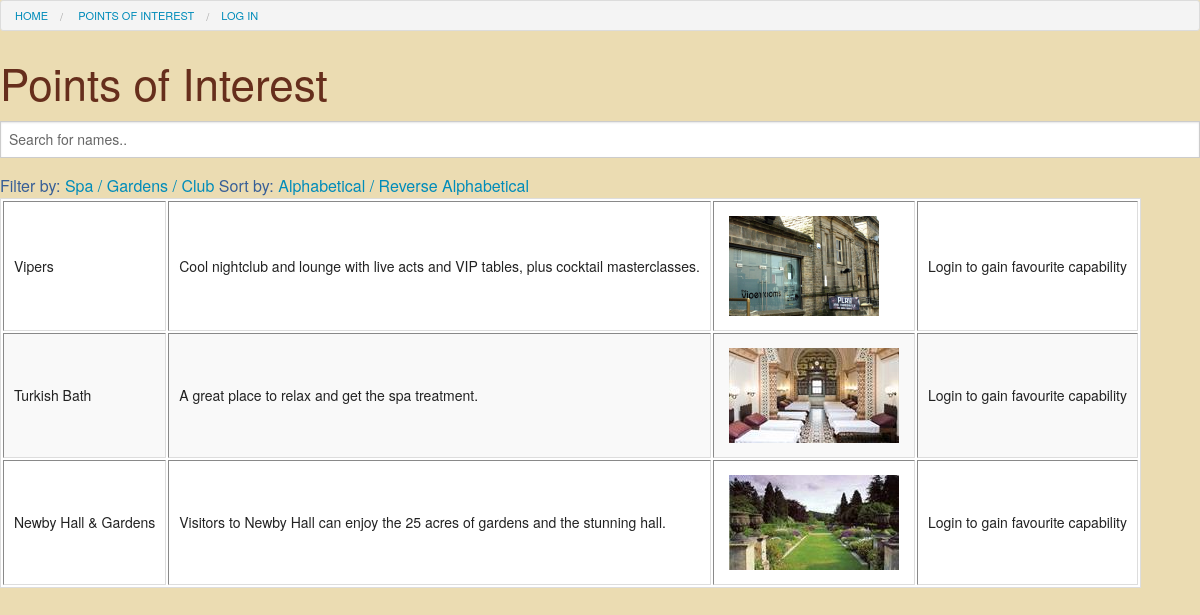
/poi.php?sort=alpharev, run on the app's committed database.
### poi.php (the view, shortened to what this page needs)
<link rel="stylesheet" href="css/foundation.css" />
<link rel="stylesheet" href="css/main.css" />
<?php
include 'init.php';
echo "<h1>Points of Interest</h1>"; ?>
<input type="text" id="myInput" onkeyup="myFunction()" placeholder="Search for names.." title="Type in a name">
<?php
echo " Filter by:";
?>
<a href="poi.php?cat=Spa"> Spa</a>
<a href="poi.php?cat=Gardens"> / Gardens</a>
<a href="poi.php?cat=Club"> / Club</a>
<?php
echo " Sort by:";
?>
<a href="poi.php?sort=alpha"> Alphabetical</a>
<a href="poi.php?sort=alpharev"> / Reverse Alphabetical</a>
<?php
if ($_GET['sort']== 'alpharev'){
    $query= "SELECT * FROM `Points of Interest` ORDER BY Name DESC";
} else if ($_GET['sort']== 'alpha'){
    $query= "SELECT * FROM `Points of Interest` ORDER BY Name ASC";
}
$result =mysqli_query($connection, $query);
echo "<br> <table id='myTable' border='2'><thead></thead>";
echo "<tbody>";
while ($row = mysqli_fetch_assoc($result)){
    echo "<tr></td><td>$row[Name]</td>";
    echo "<td>$row[Description]</td>";
    echo '<td><img src="/Assignment2/images/'.$row['ImageName'] . '"  />';
    if (isset($_SESSION['user'])){
       echo '<td><a href= "poi.php?id='.$row[poiID].'">Add to Favourites</a></td></tr>';
            } else {
                echo '<td> Login to gain favourite capability </td>';
                }
}
echo "</tbody> </table>";
?>
</body>
</html>

### css/main.css (style rules this page uses)
img { padding: 5px; border: 10px; }
h1 { color: #662e1c; }

### data on the page
points of interest: Name "Vipers", Description "Cool nightclub and lounge with live acts and VIP tables, plus cocktail masterclasses.", ImageName (picture)
points of interest: Name "Turkish Bath", Description "A great place to relax and get the spa treatment.", ImageName (picture)
points of interest: Name "Newby Hall & Gardens", Description "Visitors to Newby Hall can enjoy the 25 acres of gardens and the stunning hall.", ImageName (picture)
